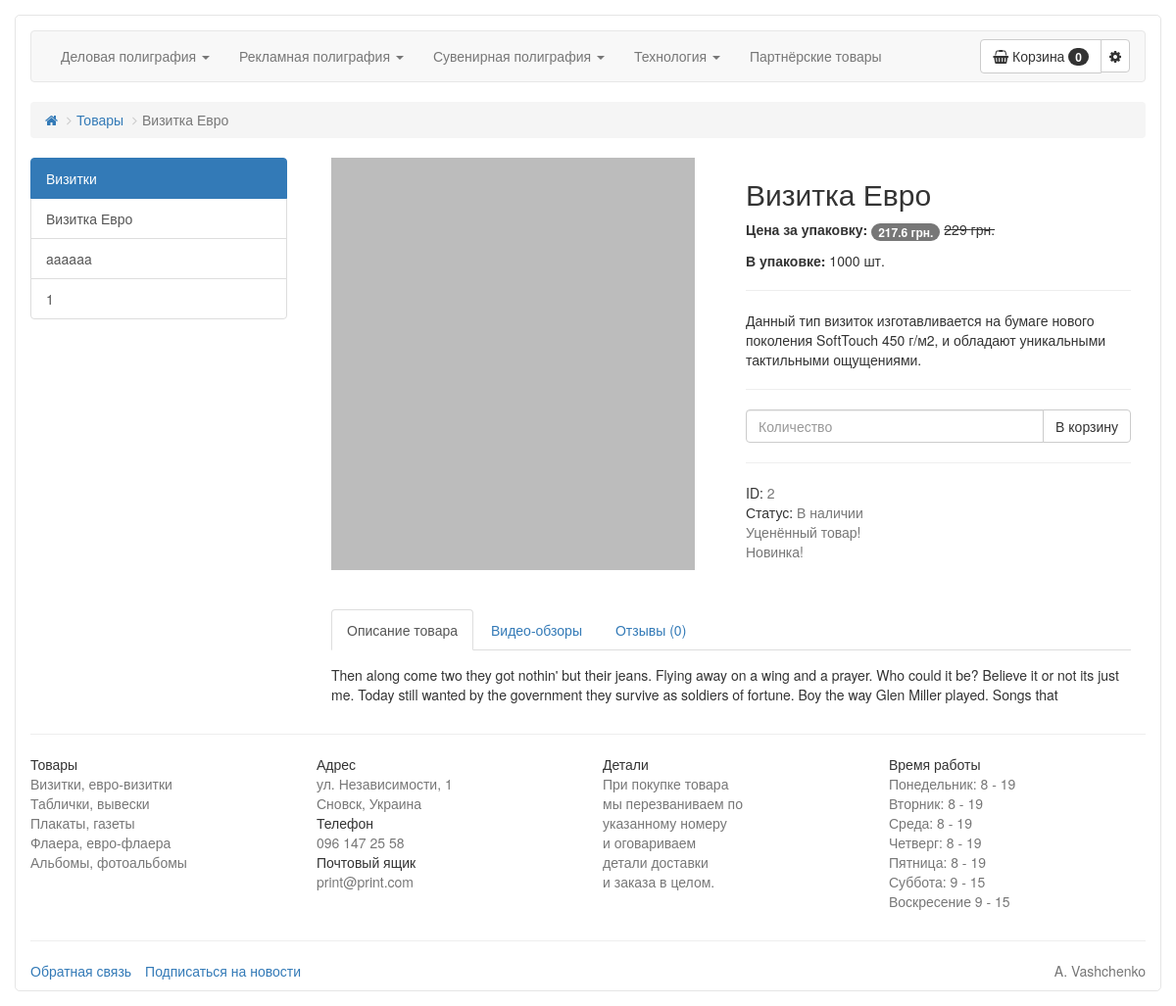
The app's page /item/show/2 with its own data.
### tables this page shows
CREATE TABLE IF NOT EXISTS `print_items` (
  `id` int(11) NOT NULL AUTO_INCREMENT,
  `title` varchar(255) DEFAULT NULL,
  `section_id` int(11) DEFAULT '1',
  `price` float DEFAULT '0',
  `discount` float DEFAULT '0',
  `quantity` int(11) DEFAULT '1',
  `description` varchar(255) DEFAULT NULL,
  `about` varchar(255) DEFAULT NULL,
  `video` varchar(255) DEFAULT NULL,
  `is_new` int(1) DEFAULT NULL,
  `availability` int(1) DEFAULT NULL,
  `date` timestamp NULL DEFAULT CURRENT_TIMESTAMP,
  PRIMARY KEY (`id`)
);

CREATE TABLE IF NOT EXISTS `print_sections` (
  `id` int(11) NOT NULL AUTO_INCREMENT,
  `section` varchar(50) DEFAULT NULL,
  `category` varchar(50) DEFAULT NULL,
  PRIMARY KEY (`id`)
);

### Controller/BaseController.php (called while the page is built, shortened)
<?php
class BaseController
{
    protected $name = 'index';
    protected $data;
    protected function render($templateName)
    {
        $data = $this->data;
        include SITE_DIR . DS . "View" . DS . $this->name . DS . $templateName . '.php';
    }
    protected function nav() {
        $sectionModel = new SectionModel();
        $this->data['categories'] = $sectionModel->getCategoriesList();
        $this->data['sections'] = $sectionModel->getSectionsList();
    }
}

### Controller/ItemController.php (called while the page is built, shortened)
<?php
class ItemController extends BaseController
{
    public function show($id)
    {
        $this->nav();
        $itemModel = new ItemModel();
        $item = $itemModel->getById($id[0]);
        if ($item) {
            $this->data['items'] = $itemModel->getAll($item['section_id']);
        }
        $this->render('item');
    }
}

### Common/DB.php (called while the page is built, shortened)
<?php
class DB
{
    protected $connection;
    public function __construct()
    {
        $this->connection = new \mysqli(DB_HOST, DB_USER, DB_PASS, DB_NAME);
        $this->connection->set_charset("utf8");
    }
    public function query($sql)
    {
        $result = $this->connection->query($sql);
        $data = array();
        while ($row = mysqli_fetch_assoc($result)) {
            $data[] = $row;
        }
        return $data;
    }
}

### Model/BaseModel.php (called while the page is built, shortened)
<?php
class BaseModel
{
    protected $db;
    protected $table;
    public function __construct()
    {
        $this->db = new DB();
    }
    public function getById($id)
    {
        $id = intval($id);
        $result = $this->db->query("SELECT * FROM `{$this->table}` WHERE `id` = {$id};");
        return $result[0];
    }
}

### Model/SectionModel.php (called while the page is built, shortened)
<?php
class SectionModel extends BaseModel
{
    protected $table = 'print_sections';
    public function getSectionsList()
    {
        $result = $this->db->query("SELECT * FROM `{$this->table}`;");
        return $result;
    }
}

### Model/ItemModel.php (called while the page is built, shortened)
<?php
class ItemModel extends BaseModel
{
    protected $table = 'print_items';
    public function getAll($id, $page = 1)
    {
        $id = intval($id);
        $page = intval($page);
        $offset = ($page - 1) * PAGINATION;
        $limit = PAGINATION;
        $result = $this->db->query("SELECT * FROM `{$this->table}` WHERE `section_id` = {$id} LIMIT {$limit} OFFSET {$offset};");
        return $result;
    }
}

### View/item/item.php (the view, shortened to what this page needs)
<ol class="breadcrumb">
    <li><a href="/">
            <i class="fa fa-home"></i>
        </a></li>
    <li><a href="/item/all/1/1">Товары</a></li>
    <li class="active"><?php echo $data['item']['title']; ?></li>
</ol>
<div class="row">
    <div class="col-md-3 col-sm-4">
        <div class="list-group">
            <?php foreach ($data['sections'] as $section) : ?>
                <?php if ($data['item']['section_id'] == $section['id']) : ?>
                    <a class="list-group-item active">
                        <?php echo $section['section']; ?>
                    </a>
                <?php endif; ?>
            <?php endforeach; ?>
            <?php foreach ($data['items'] as $item) : ?>
                <a href="/item/show/<?php echo $item['id']; ?>"
                   class="list-group-item"><?php echo $item['title']; ?></a>
            <?php endforeach; ?>
        </div>
    </div>
    <div class="col-md-9 col-sm-8">
        <div class="col-md-5 col-sm-5">
            <img
                src="<?php \Common\Convert::image($data['item']['id'])?>" width="371" height="421">
        </div>
        <div class="col-lg-6 col-lg-offset-1 col-sm-12">
            <h2><?php echo $data['item']['title']; ?></h2>
            <?php if ($data['item']['discount'] > 0) : ?>
                <p>
                    <b>Цена за упаковку: </b><span class="badge"><?php echo round($data['item']['price'] - ($data['item']['price'] * $data['item']['discount']), 1); ?>
                    грн.</span>
                    <del><?php echo $data['item']['price']; ?> грн.</del>
                </p>
            <?php else: ?>
                <p><b>Цена за упаковку: </b><?php echo $data['item']['price']; ?> грн.</span></p>
            <?php endif; ?>
            <b>В упаковке:</b> <?php echo $data['item']['quantity']; ?> шт.
            <hr>
            <div>
                <?php if ($data['item']['description']) : ?>
                    <p><?php echo $data['item']['description']; ?></p>
                <?php else : ?>
                    <p>Информации нет</p>
                <?php endif; ?>
            </div>
            <hr>
            <div class="input-group">
                <input class="form-control quantity" type="number" min="1" placeholder="Количество"/>
                <div class="input-group-btn add-to-cart">
                    <button type="button" class="btn btn-default">В корзину
                    </button>
                </div>
            </div>
            <hr>
            <div>
                ID: <span class="text-muted item-id"><?php echo $data['item']['id']; ?></span><br>
                Статус:
                <?php if ($data['item']['availability']) : ?>
                    <span class="text-muted">В наличии</span>
                <?php else: ?>
                    <span class="text-muted">Нет в наличии</span>
                <?php endif; ?>
                <?php if ($data['item']['discount']) : ?>
                    <br><span class="text-muted">Уценённый товар!</span>
                <?php endif; ?>
                <?php if ($data['item']['is_new']) : ?>
                    <br><span class="text-muted">Новинка!</span>
                <?php endif; ?>
            </div>
        </div>
        <div class="col-md-12 col-sm-12 col-xs-12">
            <br><br>
            <ul class="nav nav-tabs" role="tablist">
                <li class="active"><a href="#description" role="tab" data-toggle="tab">Описание товара</a></li>
                <li><a href="#video" role="tab" data-toggle="tab">Видео-обзоры</a></li>
                <li><a href="#comments" role="tab" data-toggle="tab">Отзывы
                        <span>(<?php echo count($data['comments']); ?>)</span></a></li>
            </ul>
            <div class="tab-content">
                <div role="tabpanel" class="tab-pane active" id="description">
                    <?php if ($data['item']['about']) : ?>
                        <p><?php echo $data['item']['about']; ?></p>
                    <?php else : ?>
                        <p>Информации нет</p>
                    <?php endif; ?>
                </div>
            </div>
        </div>
    </div>
</div>

### webroot/css/style.css (style rules this page uses)
.nav-tabs { margin-bottom: 15px; }
.breadcrumb > li + li::before { content: "\f105"; font-family: FontAwesome; }
.form-control { margin-bottom: 5px; }

### records on screen
print_items: title "Визитка Евро", $data['item']['price'] - ($data['item']['price'] * $data['item']['discount']) "217.6", price "229", quantity "1000", description "Данный тип визиток изготавливается на бумаге нового поколения SoftTouch 450 г/м2, и обладают уникальными тактильными ощущениями.", id "2", about "Then along come two they got nothin' but their jeans. Flying away on a wing and a prayer. Who could it be? Believe it or not its just me. Today still wanted by the government they survive as soldiers of fortune. Boy the way Glen Miller played. Songs that"
print_sections: section "Визитки"
print_items: title "aaaaaa"
print_items: title "1"

### other values on screen
$category['category'] "Деловая полиграфия"
$category['category'] "Рекламная полиграфия"
$category['category'] "Сувенирная полиграфия"
$category['category'] "Технология"
count($data['comments']) "0"
